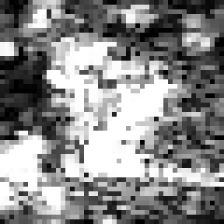
#> input picture sorted_crops/debris__c00/c0002_p18349.png, 224 x 224 px
$ python -i sonar_display.py   (imports and definitions only)
#> lines starting #> are read from the running program, lines starting #| are printed output that depends on the picture
#> further down, picture is the input picture: shape (224, 224); min 0, max 255, mean 135.7
"""
sonar_display.py
Cosmetic rendering for the live waterfall windows — purely visual, with no
effect on detection. Detection runs on the dB data in sonar_detect.py; this
just makes the picture look like a real sonar display rather than flat
grayscale.

SonarView's "nice" look is three cheap operations on the display image:
  1. gamma < 1   — lift the mid-tones so faint seabed texture shows
  2. a sonar LUT — the classic amber/bronze ramp (black→brown→amber→white)
  3. upscaling   — smooth bilinear render

The grayscale image fed in is expected to be "strong return = bright"
(WaterfallDetector._build_display_image), matching SonarView's convention.
"""

import numpy as np
import cv2


def _ramp_lut(stops):
    """Build a smooth 256-entry BGR LUT by linearly interpolating through a list
    of (position, (R,G,B)) colour stops. Interpolating between hand-placed
    anchors gives a controlled, even gradient — no abrupt hue shift and no
    power-curve crush — which is what makes SonarView's colourised waterfall
    read as smooth rather than posterised."""
    pos = np.array([s[0] for s in stops], dtype=np.float32)
    cols = np.array([s[1] for s in stops], dtype=np.float32)   # R,G,B rows
    t = np.linspace(0.0, 1.0, 256)
    r = np.interp(t, pos, cols[:, 0])
    g = np.interp(t, pos, cols[:, 1])
    b = np.interp(t, pos, cols[:, 2])
    return np.stack([b, g, r], axis=1).clip(0, 255).astype(np.uint8).reshape(256, 1, 3)


def _bronze_lut():
    """Amber/bronze ramp: black -> deep brown -> amber -> warm white."""
    return _ramp_lut([
        (0.00, (0,   0,   0)),
        (0.18, (40,  18,  6)),
        (0.42, (120, 60,  18)),
        (0.68, (205, 130, 40)),
        (0.86, (245, 200, 120)),
        (1.00, (255, 250, 235)),
    ])


def _blue_lut():
    """Ocean-blue ramp: black -> navy -> teal -> cyan -> white. Strong returns
    whiten so targets stay clearly visible against the blue field."""
    return _ramp_lut([
        (0.00, (0,   0,   0)),
        (0.16, (6,   16,  48)),
        (0.40, (10,  60,  120)),
        (0.64, (20,  140, 190)),
        (0.84, (140, 220, 235)),
        (1.00, (250, 252, 255)),
    ])


_LUTS = {"amber": _bronze_lut(), "blue": _blue_lut()}   # "gray" → no LUT


def _apply_tone(gray, brightness=0.0, contrast=1.0, gamma=0.65):
    """SonarView-style tonal controls on a grayscale image, in float for no
    banding: contrast pivots around mid-grey, brightness shifts, gamma<1 lifts
    mid-tones. Returns uint8."""
    x = gray.astype(np.float32) / 255.0
    if contrast != 1.0:
        x = (x - 0.5) * contrast + 0.5
    if brightness:
        x = x + brightness
    x = np.clip(x, 0.0, 1.0)
    if gamma and gamma != 1.0:
        x = np.power(x, gamma)
    return (np.clip(x, 0.0, 1.0) * 255).astype(np.uint8)


def enhance_waterfall(gray):
    """SonarView-style display enhancement (prototyped on the 2026-06-16 scan;
    raw-vs-enhanced comparisons in enhance_preview/). Order matters:

    1. flat-field   — normalize each range column by its typical intensity,
                      removing near-nadir-bright / far-range-dark banding
                      (same idea the CFAR detector uses internally)
    2. 3-ping along-track average — SonarView's smoothness is largely ping
                      averaging; vertical-only so range resolution is untouched
    3. bilateral    — edge-preserving speckle removal
    4. mild CLAHE   — local contrast, blended 60/40 with input so it never
                      looks over-processed

    Display path ONLY — classifier crops keep raw pixel statistics (the
    93% real-data baseline was measured on unenhanced crops).
    """
    f = gray.astype(np.float32)
    med = np.median(f, axis=0)
#> med = 224 values, max 229 at index 131, min 67 at index 14, mean 135.4
    med = cv2.GaussianBlur(med[None, :], (31, 1), 0)[0]
#> med = 224 values, max 204.4 at index 92, min 74.1 at index 16, mean 135.4
    x = (f * (np.median(med) / np.maximum(med, 1.0))).clip(0, 255).astype(np.uint8)
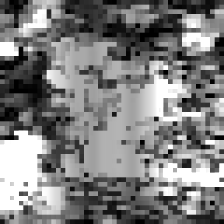
#> x: shape (224, 224); min 0, max 255, mean 126.4
    x = cv2.blur(x, (1, 3))
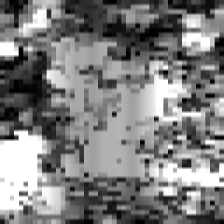
#> x: shape (224, 224); min 0, max 255, mean 126.4
    x = cv2.bilateralFilter(x, d=5, sigmaColor=35, sigmaSpace=5)
    e = cv2.createCLAHE(clipLimit=1.6, tileGridSize=(16, 16)).apply(x)
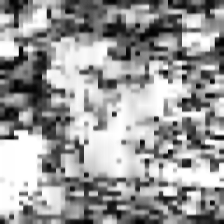
#> e: shape (224, 224); min 2, max 255, mean 152.3
    return cv2.addWeighted(e, 0.6, x, 0.4, 0)
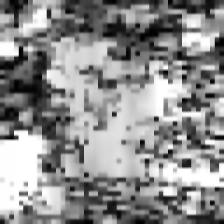
#> returned value: shape (224, 224); min 1, max 255, mean 141.8


def colorize(gray, palette="amber", gamma=0.85, scale=1,
             brightness=0.0, contrast=1.12):
    """Map a grayscale waterfall (strong=bright) to a BGR sonar display image.

    palette    : "amber" (default sonar look), "blue", or "gray"
    gamma      : <1 brightens mid-tones; 1.0 disables
    brightness : additive lift in [-1,1] units (0 = none)
    contrast   : multiplicative gain around mid-grey (1.0 = none). SonarView's
                 default look is a touch above 1; lower it to reveal weak signal.
    scale      : upscale factor for a larger window (1 = native). Non-integer is
                 fine; uses bicubic up / area down for a smooth, artefact-free
                 render rather than blocky nearest-neighbour.
    """
    g = _apply_tone(gray, brightness=brightness, contrast=contrast, gamma=gamma)
    bgr = cv2.cvtColor(g, cv2.COLOR_GRAY2BGR)
    lut = _LUTS.get(palette)
    if lut is not None:
        bgr = cv2.LUT(bgr, lut)
    if scale and scale != 1:
        interp = cv2.INTER_CUBIC if scale > 1 else cv2.INTER_AREA
        bgr = cv2.resize(bgr, (int(round(bgr.shape[1] * scale)),
                               int(round(bgr.shape[0] * scale))),
                         interpolation=interp)
    return bgr

>>> import cv2
>>> picture = cv2.imread('../sorted_crops/debris__c00/c0002_p18349.png', cv2.IMREAD_GRAYSCALE)
>>> result = enhance_waterfall(picture)

$ run again, on sorted_crops/debris__c00/c0048_p1799.png
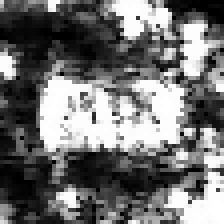
#> input picture sorted_crops/debris__c00/c0048_p1799.png, 224 x 224 px
#> picture is the input picture: shape (224, 224); min 0, max 255, mean 112.9
#> in enhance_waterfall, `med = np.median(f, axis=0)`: med = 224 values, max 179.5 at index 168, min 21 at index 24, mean 96.32
#> in enhance_waterfall, `med = cv2.GaussianBlur(med[None, :], (31, 1), 0)[0]`: med = 224 values, max 160.9 at index 167, min 23.6 at index 26, mean 96.33
#> in enhance_waterfall, `x = cv2.blur(x, (1, 3))`:
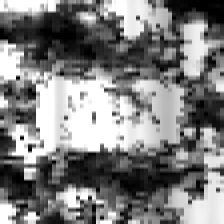
#> x: shape (224, 224); min 0, max 255, mean 127.1
#> in enhance_waterfall, `return cv2.addWeighted(e, 0.6, x, 0.4, 0)`:
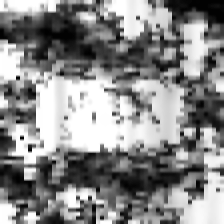
#> returned value: shape (224, 224); min 1, max 255, mean 137.2

$ run again, on sorted_crops/debris__c00/c0190_p7099.png
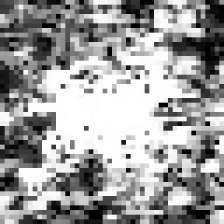
#> input picture sorted_crops/debris__c00/c0190_p7099.png, 224 x 224 px
#> picture is the input picture: shape (224, 224); min 0, max 255, mean 155.4
#> in enhance_waterfall, `med = np.median(f, axis=0)`: med = 224 values, max 246 at index 154, min 63 at index 206, mean 165.3
#> in enhance_waterfall, `med = cv2.GaussianBlur(med[None, :], (31, 1), 0)[0]`: med = 224 values, max 237.9 at index 151, min 86.18 at index 0, mean 165.3
#> in enhance_waterfall, `x = cv2.blur(x, (1, 3))`:
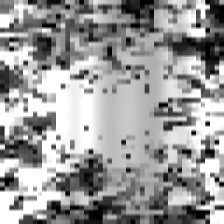
#> x: shape (224, 224); min 0, max 255, mean 153.4
#> in enhance_waterfall, `return cv2.addWeighted(e, 0.6, x, 0.4, 0)`:
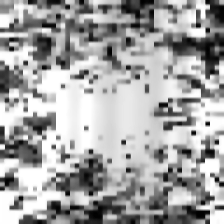
#> returned value: shape (224, 224); min 1, max 255, mean 163.7

$ run again, on sorted_crops/debris__c00/c1047_p2349.png
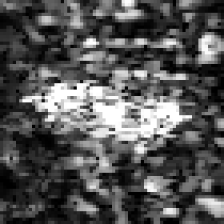
#> input picture sorted_crops/debris__c00/c1047_p2349.png, 224 x 224 px
#> picture is the input picture: shape (224, 224); min 0, max 255, mean 84.5
#> in enhance_waterfall, `med = np.median(f, axis=0)`: med = 224 values, max 125.5 at index 93, min 28 at index 3, mean 70.66
#> in enhance_waterfall, `med = cv2.GaussianBlur(med[None, :], (31, 1), 0)[0]`: med = 224 values, max 117.9 at index 96, min 31.42 at index 0, mean 70.68
#> in enhance_waterfall, `x = cv2.blur(x, (1, 3))`:
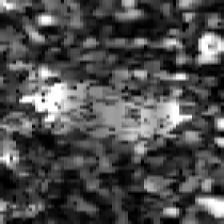
#> x: shape (224, 224); min 0, max 255, mean 76.6
#> in enhance_waterfall, `return cv2.addWeighted(e, 0.6, x, 0.4, 0)`:
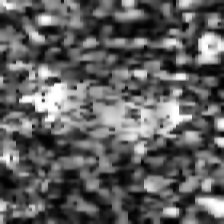
#> returned value: shape (224, 224); min 1, max 255, mean 94.8
